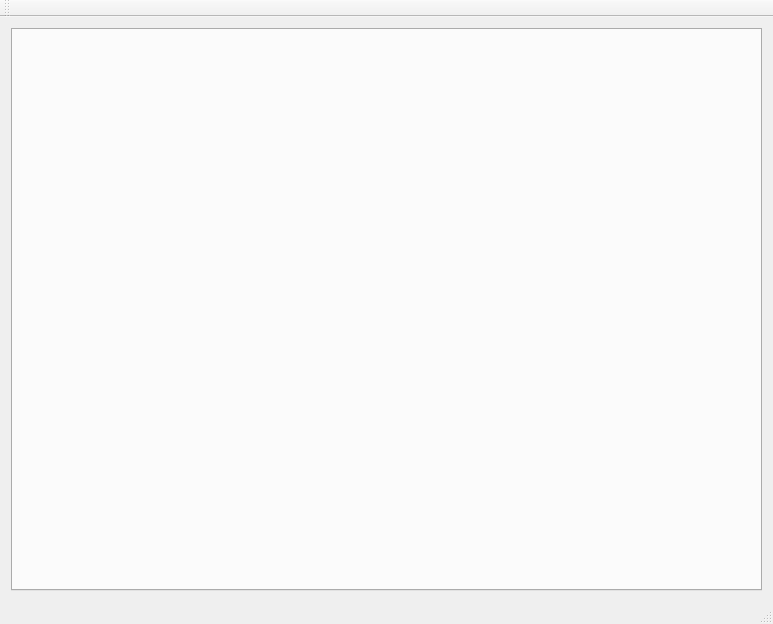
<?xml version="1.0" encoding="UTF-8"?>
<ui version="4.0">
 <class>MainWindow</class>
 <widget class="QMainWindow" name="MainWindow">
  <property name="geometry">
   <rect>
    <x>0</x>
    <y>0</y>
    <width>773</width>
    <height>624</height>
   </rect>
  </property>
  <property name="windowTitle">
   <string>入侵检测系统</string>
  </property>
  <widget class="QWidget" name="centralWidget">
   <layout class="QHBoxLayout" name="horizontalLayout">
    <item>
     <widget class="QTabWidget" name="tabWidget">
      <property name="currentIndex">
       <number>-1</number>
      </property>
     </widget>
    </item>
   </layout>
  </widget>
  <widget class="QMenuBar" name="menuBar">
   <property name="geometry">
    <rect>
     <x>0</x>
     <y>0</y>
     <width>773</width>
     <height>29</height>
    </rect>
   </property>
  </widget>
  <widget class="QToolBar" name="mainToolBar">
   <attribute name="toolBarArea">
    <enum>TopToolBarArea</enum>
   </attribute>
   <attribute name="toolBarBreak">
    <bool>false</bool>
   </attribute>
  </widget>
  <widget class="QStatusBar" name="statusBar"/>
 </widget>
 <layoutdefault spacing="6" margin="11"/>
 <resources/>
 <connections/>
</ui>
